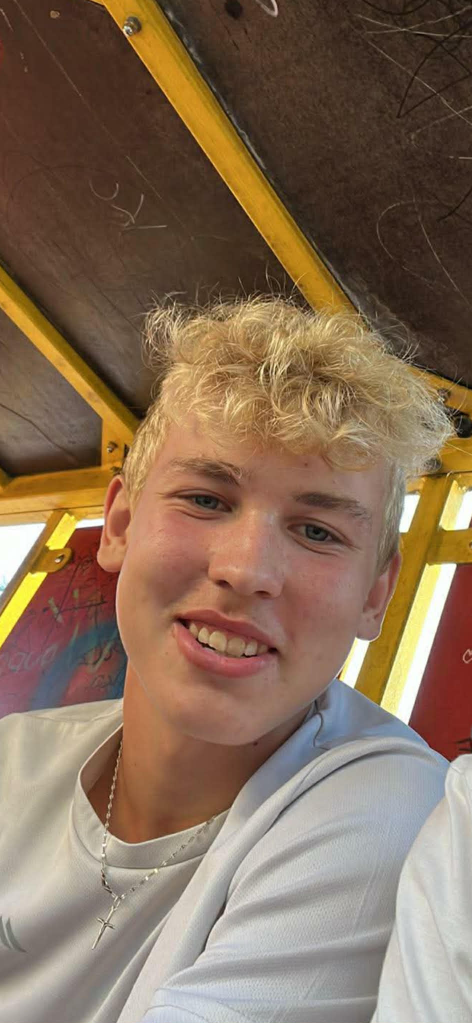
#> input picture faces/Adam/09ab7af3-6838-40e6-bf13-5f20aa56ccc5.jpg, 944 x 2046 px (shown at 1/2 size)
$ python -i segmentation.py   (imports and definitions only)
#> lines starting #> are read from the running program, lines starting #| are printed output that depends on the picture; after the words box and inside, x2 and y2 are one past the last pixel; in counts of white or black regions, pixels touching at a corner belong together
#> further down, picture is the input picture: shape (2046, 944, 3); mean B, G, R 88.3, 110.1, 134.3
import cv2
import numpy as np


# [21 lines left out: functions load_image, load_binary_mask, resize_mask_to_shape, not called in this run]


def mask_to_uint8(mask: np.ndarray) -> np.ndarray:
    return ((mask > 0).astype(np.uint8) * 255)


# [12 lines left out: function create_overlay, not called in this run]


def postprocess_mask(mask: np.ndarray, kernel_size: int = 5) -> np.ndarray:
    binary_mask = (mask > 0).astype(np.uint8)
    kernel = np.ones((kernel_size, kernel_size), np.uint8)
    binary_mask = cv2.morphologyEx(binary_mask, cv2.MORPH_OPEN, kernel)
    binary_mask = cv2.morphologyEx(binary_mask, cv2.MORPH_CLOSE, kernel)
    return binary_mask


# [31 lines left out: functions segment_grabcut, segment_otsu, not called in this run]


def segment_watershed(image: np.ndarray) -> np.ndarray:
    gray = cv2.cvtColor(image, cv2.COLOR_BGR2GRAY)
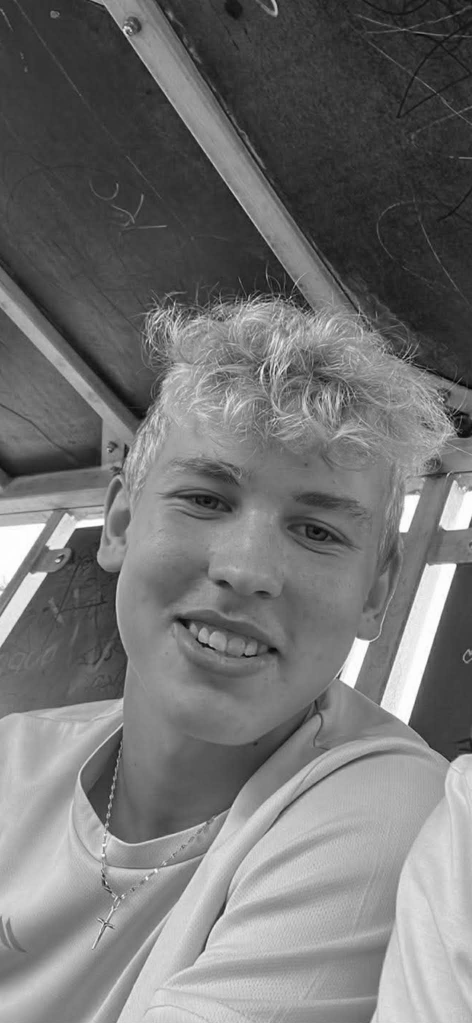
#> gray: shape (2046, 944) (shown at 1/2 size); min 0, max 255, mean 114.9
    gray = cv2.GaussianBlur(gray, (5, 5), 0)

    _, thresh = cv2.threshold(gray, 0, 255, cv2.THRESH_BINARY + cv2.THRESH_OTSU)
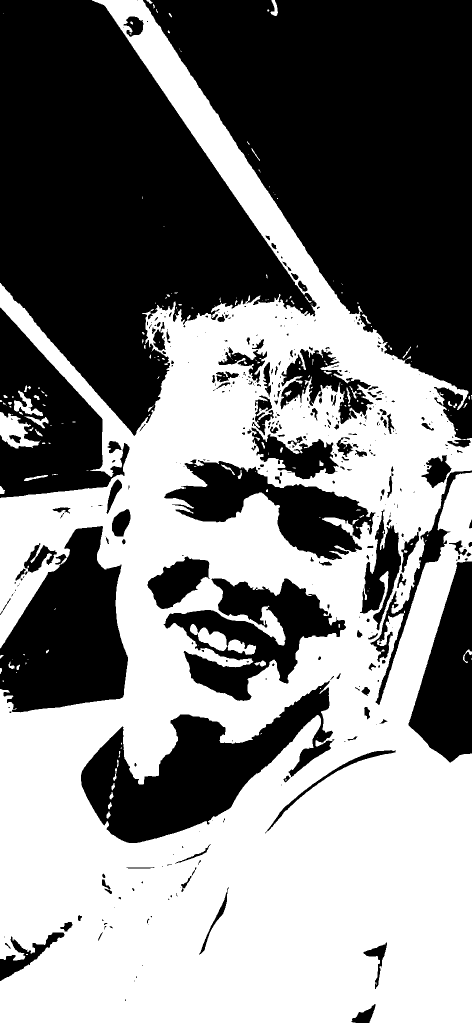
#> thresh: shape (2046, 944) (shown at 1/2 size); 50.3% white; 409 black regions (247 under 20 px), largest, box (x1, y1, x2, y2) and area: (286, 0, 944, 878) 310919, (0, 0, 633, 872) 291549, (162, 1361, 669, 1686) 66022
    if np.mean(thresh == 255) > 0.7:
        thresh = cv2.bitwise_not(thresh)

    kernel = np.ones((3, 3), np.uint8)
    opening = cv2.morphologyEx(thresh, cv2.MORPH_OPEN, kernel, iterations=2)
#> opening: shape (2046, 944); 49.6% white; 59 white regions (2 under 20 px), largest, box (x1, y1, x2, y2) and area: (0, 0, 944, 2046) 933640, (876, 945, 944, 1107) 7539, (771, 1080, 849, 1227) 3663
    sure_bg = cv2.dilate(opening, kernel, iterations=3)
#> sure_bg: shape (2046, 944); 54.2% white; 104 black regions (54 under 20 px), largest, box (x1, y1, x2, y2) and area: (294, 0, 944, 891) 306550, (0, 0, 630, 865) 286185, (0, 1056, 253, 1421) 58732
    dist_transform = cv2.distanceTransform(opening, cv2.DIST_L2, 5)
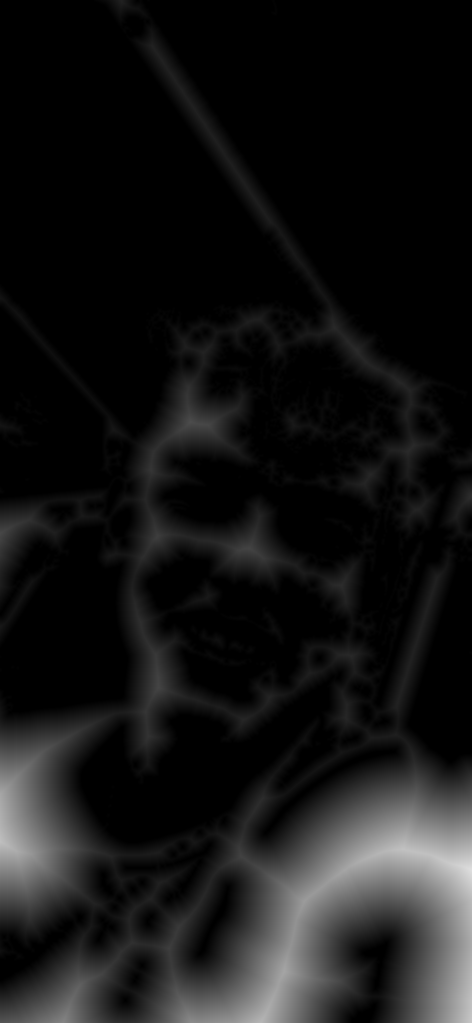
#> dist_transform: shape (2046, 944) float32 (shown at 1/2 size); min 0, max 223.3, mean 21.2
    _, sure_fg = cv2.threshold(dist_transform, 0.3 * dist_transform.max(), 255, 0)
#> sure_fg: shape (2046, 944) float32; 11.2% white; 7 white regions (1 under 20 px), largest, box (x1, y1, x2, y2) and area: (301, 1558, 944, 2046) 165077, (0, 1480, 160, 1816) 38084, (0, 1935, 205, 2046) 11990, (366, 830, 421, 857) 669, (0, 1061, 10, 1075) 72, (315, 1365, 319, 1379) 30

    sure_fg = np.uint8(sure_fg)
    unknown = cv2.subtract(sure_bg, sure_fg)
#> unknown: shape (2046, 944); 43.1% white; 21 white regions, largest, box (x1, y1, x2, y2) and area: (0, 0, 944, 2046) 787823, (637, 1819, 840, 2046) 34450, (0, 821, 80, 900) 3864

    _, markers = cv2.connectedComponents(sure_fg)
#> markers: shape (2046, 944) int32; 8 distinct labels, from 0 to 7
    markers = markers + 1
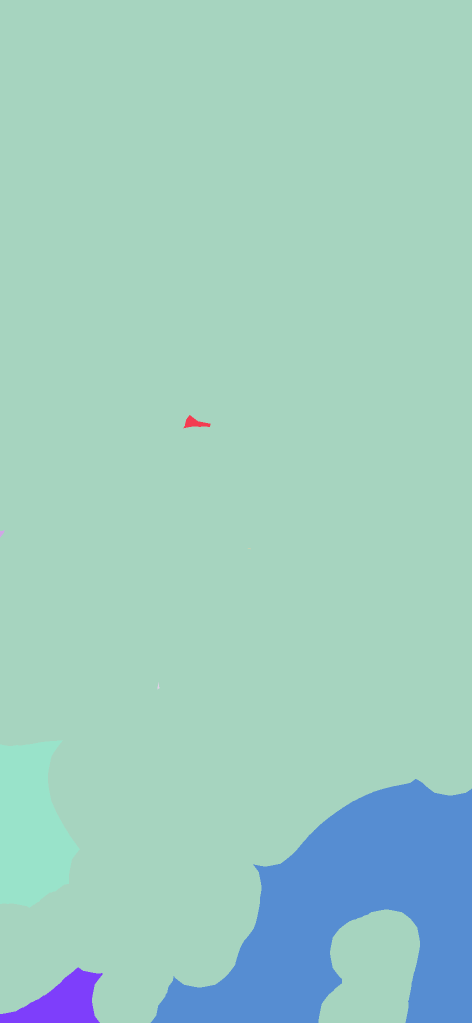
#> markers: shape (2046, 944) int32 (shown at 1/2 size); 8 distinct labels, from 1 to 8; one colour per label, 0 black
    markers[unknown == 255] = 0
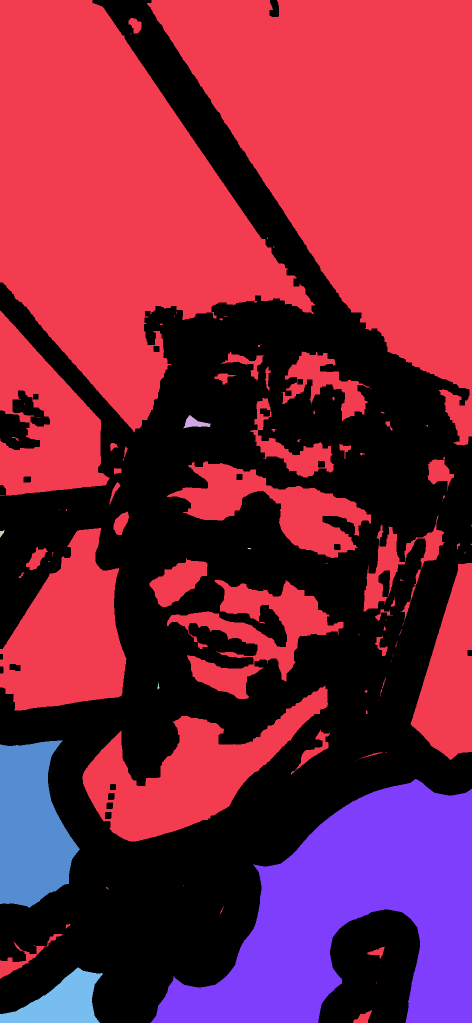
#> markers: shape (2046, 944) int32 (shown at 1/2 size); 9 distinct labels, from 0 to 8; one colour per label, 0 black

    markers = cv2.watershed(image.copy(), markers)
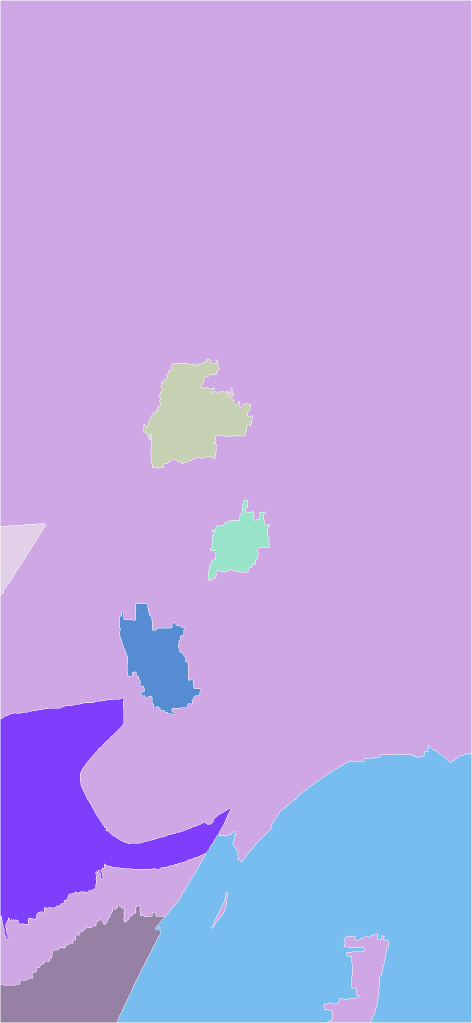
#> markers: shape (2046, 944) int32 (shown at 1/2 size); 9 distinct labels, from -1 to 8; one colour per label, 0 black, -1 white
    mask = np.where(markers > 1, 1, 0).astype(np.uint8)
#> mask: shape (2046, 944); values 0 (black) and 1 (white), 24.3% white; 5 white regions, box (x1, y1, x2, y2) and area: (1, 1395, 943, 2045) 405536, (287, 719, 504, 936) 27286, (239, 1207, 403, 1428) 19357, (416, 1000, 539, 1160) 10500, (1, 1047, 91, 1189) 6383
    return postprocess_mask(mask)
#> in postprocess_mask, `binary_mask = cv2.morphologyEx(binary_mask, cv2.MORPH_CLOSE, kernel)`:
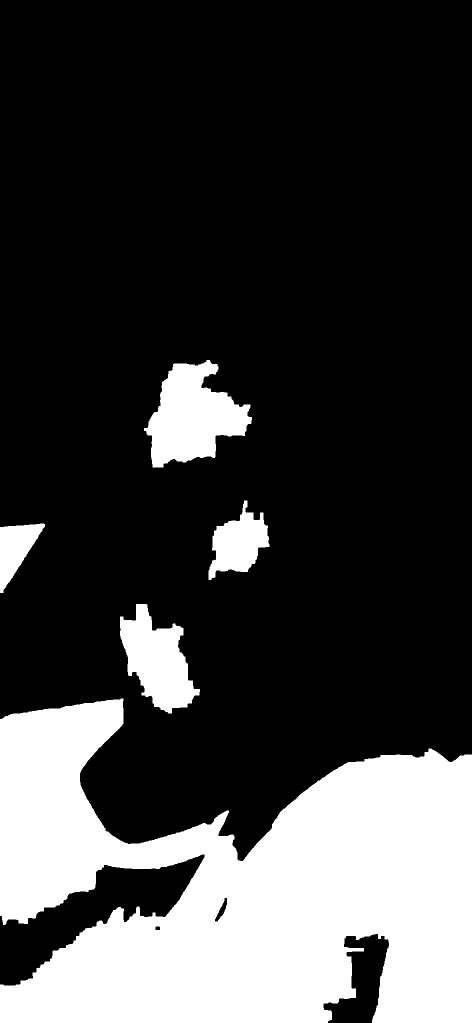
#> binary_mask: shape (2046, 944) (shown at 1/2 size); values 0 (black) and 1 (white), 24.4% white; 5 white regions, box (x1, y1, x2, y2) and area: (0, 1397, 944, 2046) 407279, (288, 720, 504, 935) 27052, (240, 1208, 400, 1427) 19262, (417, 1001, 539, 1160) 10425, (0, 1047, 90, 1186) 6501


# [22 lines left out: functions segmentation_methods, iou_score, dice_score, not called in this run]

>>> import cv2
>>> picture = cv2.imread('../faces/Adam/09ab7af3-6838-40e6-bf13-5f20aa56ccc5.jpg')
>>> result = segment_watershed(picture)

$ run again, on faces/Adam/2bdf731f-3105-4feb-b69b-aaa04a2bf67b.jpg
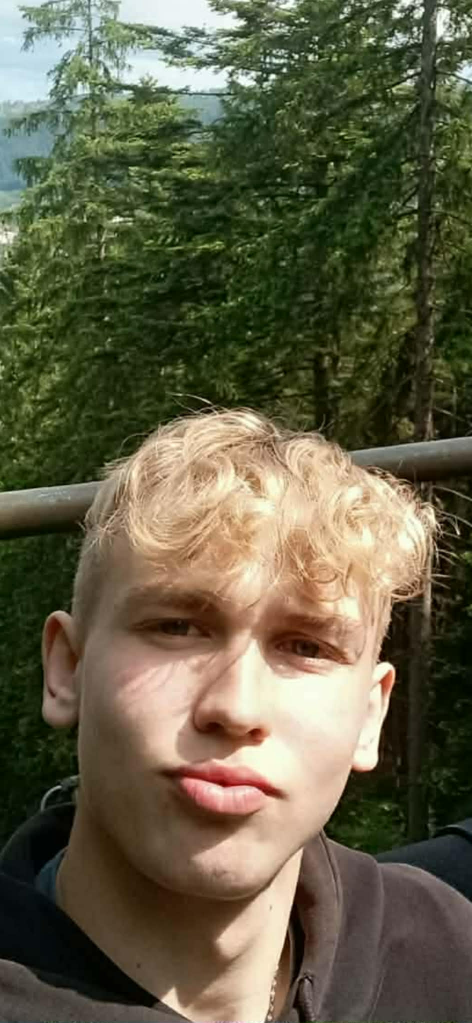
#> input picture faces/Adam/2bdf731f-3105-4feb-b69b-aaa04a2bf67b.jpg, 944 x 2046 px (shown at 1/2 size)
#> picture is the input picture: shape (2046, 944, 3); mean B, G, R 70.7, 95.1, 98.5
#> thresh: shape (2046, 944); 28.4% white; 492 white regions (221 under 20 px), largest, box (x1, y1, x2, y2) and area: (0, 815, 944, 2046) 405786, (0, 0, 523, 428) 94964, (281, 188, 468, 252) 5269
#> opening: shape (2046, 944); 27.6% white; 180 white regions (1 under 20 px), largest, box (x1, y1, x2, y2) and area: (0, 820, 944, 2046) 402315, (0, 0, 522, 427) 92947, (282, 188, 452, 251) 4848
#> sure_bg: shape (2046, 944); 31.8% white; 101 white regions, largest, box (x1, y1, x2, y2) and area: (0, 817, 944, 2046) 436180, (0, 0, 610, 430) 128415, (865, 11, 944, 87) 4600
#> unknown: shape (2046, 944); 23.2% white; 101 white regions, largest, box (x1, y1, x2, y2) and area: (0, 817, 944, 2046) 283011, (0, 0, 610, 430) 115733, (865, 11, 944, 87) 4600
#> in segment_watershed, `markers = cv2.watershed(image.copy(), markers)`:
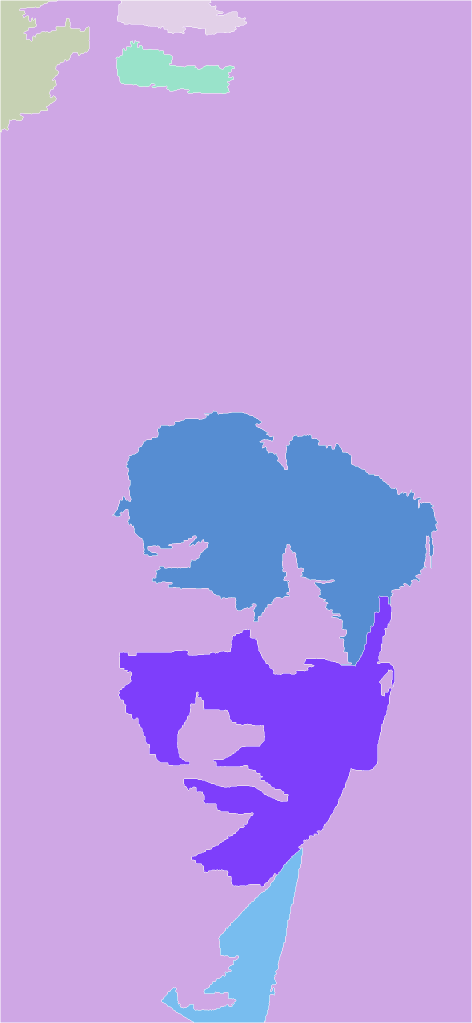
#> markers: shape (2046, 944) int32 (shown at 1/2 size); 8 distinct labels, from -1 to 7; one colour per label, 0 black, -1 white
#> mask: shape (2046, 944); values 0 (black) and 1 (white), 20.5% white; 4 white regions, box (x1, y1, x2, y2) and area: (225, 822, 875, 2045) 344811, (1, 1, 178, 264) 25667, (232, 81, 469, 187) 13469, (235, 1, 493, 70) 12191
#> in postprocess_mask, `binary_mask = cv2.morphologyEx(binary_mask, cv2.MORPH_CLOSE, kernel)`:
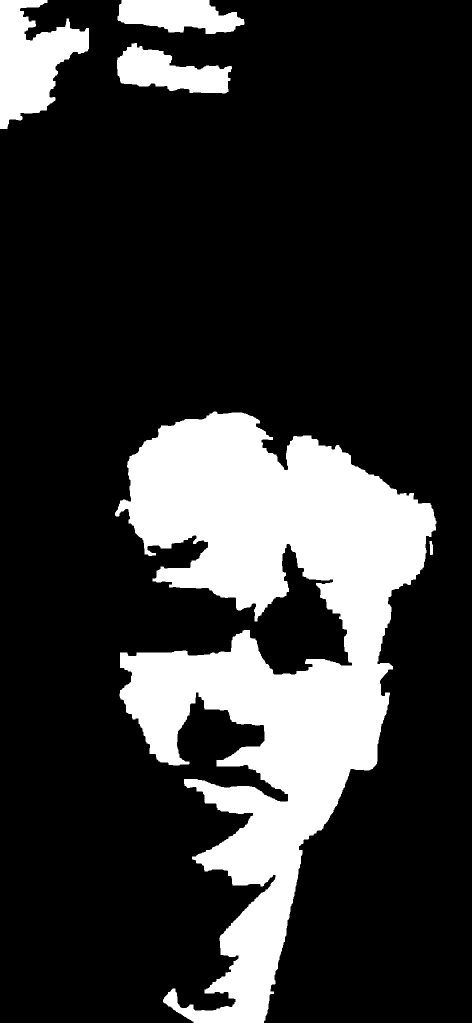
#> binary_mask: shape (2046, 944) (shown at 1/2 size); values 0 (black) and 1 (white), 20.5% white; 5 white regions, box (x1, y1, x2, y2) and area: (230, 823, 873, 2046) 344053, (0, 0, 178, 258) 25893, (234, 86, 464, 187) 13303, (235, 0, 489, 68) 12298, (859, 1082, 866, 1110) 159

$ run again, on faces/Adam/6050ed25-bf64-4b29-ba5c-2caa8af42351.jpg
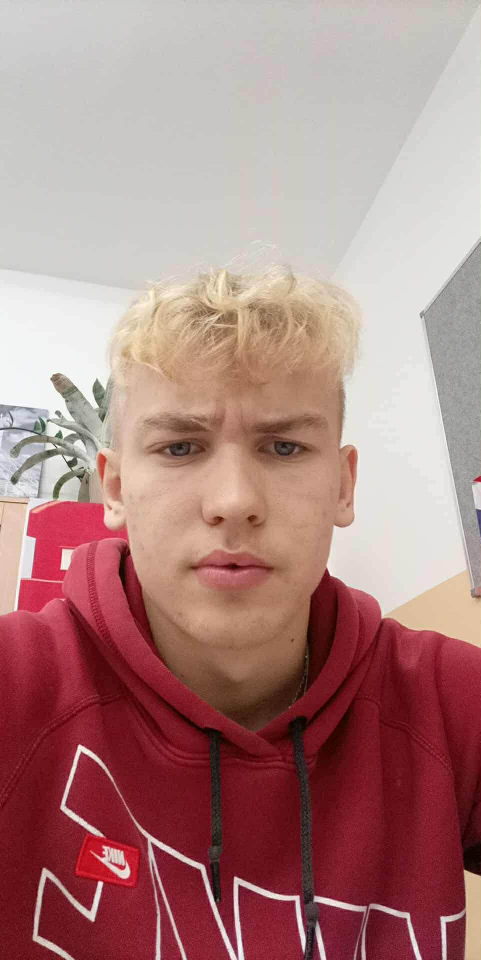
#> input picture faces/Adam/6050ed25-bf64-4b29-ba5c-2caa8af42351.jpg, 961 x 1920 px (shown at 1/2 size)
#> picture is the input picture: shape (1920, 961, 3); mean B, G, R 130.5, 132.6, 173.3
#> thresh: shape (1920, 961); 61% white; 126 black regions (65 under 20 px), largest, box (x1, y1, x2, y2) and area: (0, 899, 961, 1920) 644227, (302, 1685, 462, 1920) 17582, (464, 827, 656, 936) 12928
#> opening: shape (1920, 961); 60.8% white; 85 black regions (36 under 20 px), largest, box (x1, y1, x2, y2) and area: (0, 835, 961, 1920) 655139, (302, 1685, 462, 1920) 17584, (464, 827, 656, 936) 13042
#> sure_bg: shape (1920, 961); 63.4% white; 45 black regions (13 under 20 px), largest, box (x1, y1, x2, y2) and area: (0, 946, 961, 1920) 622815, (307, 1693, 458, 1920) 15513, (471, 830, 652, 932) 10811
#> unknown: shape (1920, 961); 41.7% white; 16 white regions, largest, box (x1, y1, x2, y2) and area: (0, 266, 961, 1300) 712307, (273, 1649, 615, 1920) 16808, (878, 1738, 961, 1920) 7997
#> in segment_watershed, `markers = cv2.watershed(image.copy(), markers)`:
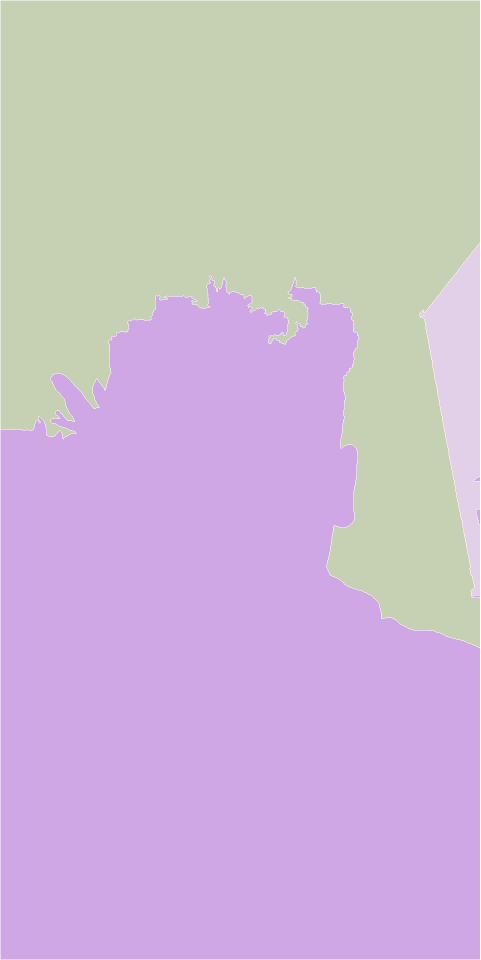
#> markers: shape (1920, 961) int32 (shown at 1/2 size); 4 distinct labels, from -1 to 3; one colour per label, 0 black, -1 white
#> mask: shape (1920, 961); values 0 (black) and 1 (white), 43.2% white; 1 white region, box (x1, y1, x2, y2) and area: (1, 1, 960, 1295) 797945
#> in postprocess_mask, `binary_mask = cv2.morphologyEx(binary_mask, cv2.MORPH_CLOSE, kernel)`:
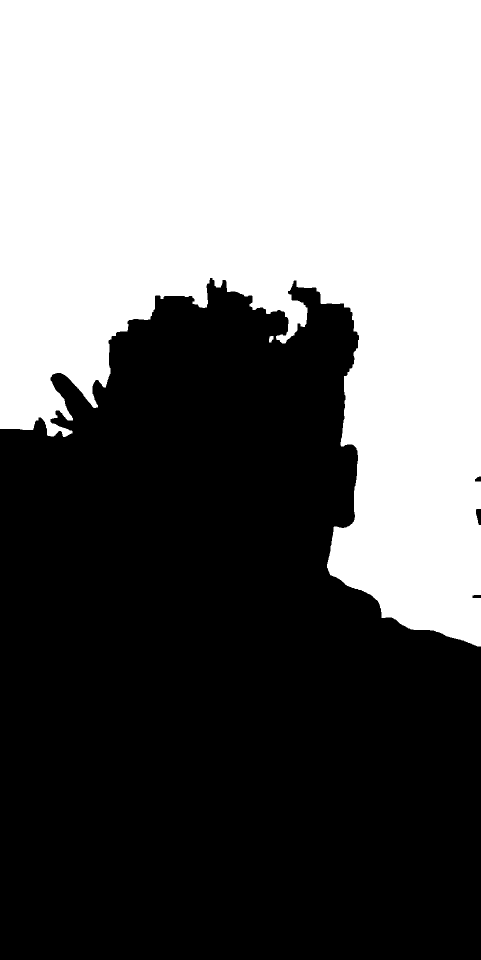
#> binary_mask: shape (1920, 961) (shown at 1/2 size); values 0 (black) and 1 (white), 43.4% white; 2 white regions, box (x1, y1, x2, y2) and area: (0, 0, 961, 1293) 801350, (538, 672, 547, 685) 90

$ run again, on faces/Adam/b77358c0-179e-4aed-b986-6f454a3956c7.jpg
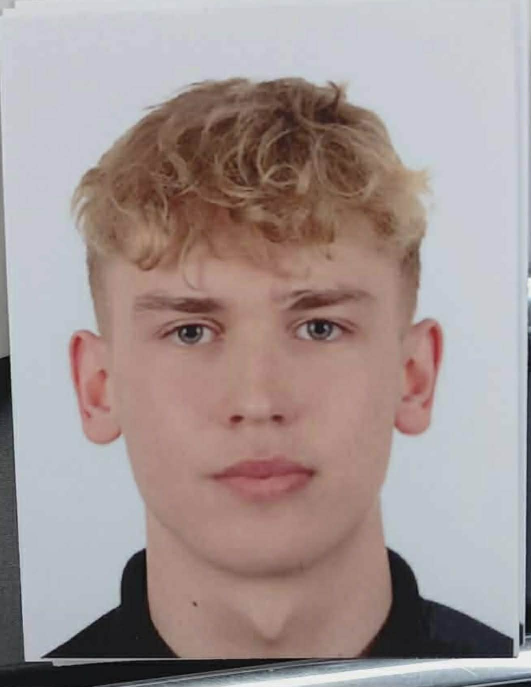
#> input picture faces/Adam/b77358c0-179e-4aed-b986-6f454a3956c7.jpg, 1061 x 1373 px (shown at 1/2 size)
#> picture is the input picture: shape (1373, 1061, 3); mean B, G, R 148.4, 149.4, 163.3
#> thresh: shape (1373, 1061); 47.6% white; 53 white regions (15 under 20 px), largest, box (x1, y1, x2, y2) and area: (0, 0, 1061, 1373) 672660, (633, 753, 727, 887) 4446, (413, 544, 535, 601) 3809
#> opening: shape (1373, 1061); 47.5% white; 37 white regions, largest, box (x1, y1, x2, y2) and area: (0, 0, 1061, 1373) 672373, (655, 753, 727, 879) 4107, (413, 544, 535, 601) 3781
#> sure_bg: shape (1373, 1061); 49.9% white; 18 white regions, largest, box (x1, y1, x2, y2) and area: (0, 0, 1061, 1373) 694267, (300, 716, 428, 906) 8123, (630, 742, 733, 890) 6897
#> unknown: shape (1373, 1061); 39% white; 18 white regions, largest, box (x1, y1, x2, y2) and area: (0, 41, 1061, 1373) 535841, (300, 716, 428, 906) 8123, (630, 742, 733, 890) 6897
#> mask: shape (1373, 1061); values 0 (black) and 1 (white), 44% white; 1 white region, box (x1, y1, x2, y2) and area: (1, 1, 1060, 1322) 641699
#> in postprocess_mask, `binary_mask = cv2.morphologyEx(binary_mask, cv2.MORPH_CLOSE, kernel)`:
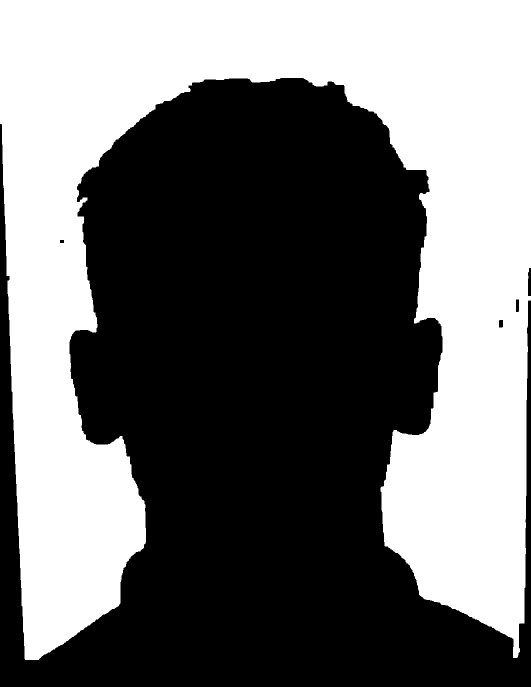
#> binary_mask: shape (1373, 1061) (shown at 1/2 size); values 0 (black) and 1 (white), 44.2% white; 1 white region, box (x1, y1, x2, y2) and area: (0, 0, 1061, 1320) 643833
